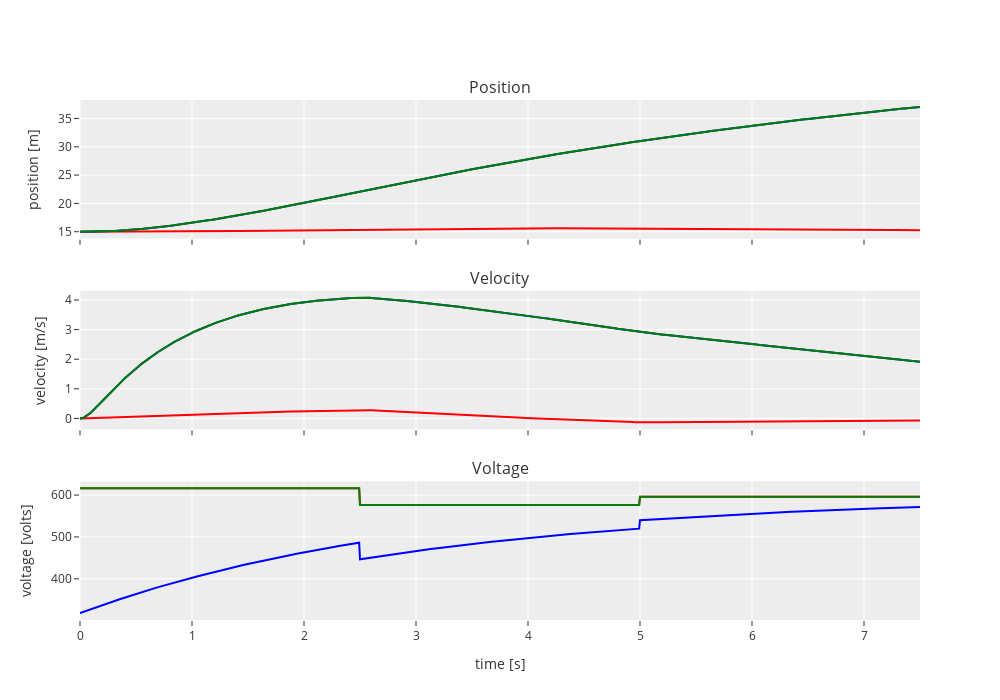

The cell this chart's notebook holds for it:
### Markdown cell above
### Plotting the Linear and Non-Linear Evators Together

### Code cell
x = 15
doublet_magnitude = 20

doublet_dt = 5
# create the time vector
t = np.linspace(0, doublet_dt / 2 * 3, 1000)
# create the elevator object
l_elevator = LinearElevator(x=x, 
                            doublet_c=doublet_magnitude, 
                            doublet_d_t=doublet_dt)

x0 = np.array([l_elevator.x.magnitude, 0, l_elevator.i_bar.magnitude, l_elevator.r_bar.magnitude])

# create the 
l_s = solve_ivp(l_elevator.f(), y0=x0, max_step=0.01, t_span=(t[0], t[-1]))


nl_elevator = NonLinearElevator(
    x, doublet_c=doublet_magnitude, doublet_d_t=doublet_dt)

nl_s = solve_ivp(nl_elevator.f(), y0=x0, t_span=(t[0], t[-1]), max_step=0.01, )

nl_sd = solve_ivp(nl_elevator.f(), y0=x0, t_span=(t[0], t[-1]), max_step=0.01, args=(False, ))


fig = make_subplots(rows=3, cols=1,
                        shared_xaxes=True,
                        vertical_spacing=0.1,
                        subplot_titles=("Position", "Velocity", "Voltage"))

fig.add_trace(go.Scatter(x=l_s.t, y=l_s.y[0], line=dict(color='red')), row=1, col=1)
fig.add_trace(go.Scatter(x=l_s.t, y=l_s.y[1], line=dict(color='red')), row=2, col=1)
fig.add_trace(go.Scatter(x=t, y=[l_elevator.doublet(_t, ).magnitude for _t in t], line=dict(color='red')), row=3, col=1)

fig.add_trace(go.Scatter(x=nl_s.t, y=nl_s.y[0], line=dict(color='blue')), row=1, col=1)
fig.add_trace(go.Scatter(x=nl_s.t, y=nl_s.y[1], line=dict(color='blue')), row=2, col=1)
fig.add_trace(go.Scatter(x=t, y=[nl_elevator.doublet(_t, ).magnitude for _t in t], line=dict(color='blue')), row=3, col=1)

fig.add_trace(go.Scatter(x=nl_sd.t, y=nl_sd.y[0], line=dict(color='green')), row=1, col=1)
fig.add_trace(go.Scatter(x=nl_sd.t, y=nl_sd.y[1], line=dict(color='green')), row=2, col=1)
fig.add_trace(go.Scatter(x=t, y=[nl_elevator.doublet(_t, False).magnitude for _t in t], line=dict(color='green')), row=3, col=1)



fig.update_layout(
    showlegend=False,
    # title=f"Initial Position={round(elevator.x, 1)}  |  Voltage={round(elevator.v_bar, 2)} ± {round(elevator.doublet_c, 2)}",
    height=700,
    width=1000,
    xaxis3=dict(title="time [s]"),
    yaxis=dict(title='position [m]'),
    yaxis2=dict(title='velocity [m/s]'),
    yaxis3=dict(title='voltage [volts]')
)

### Figure 1 — Plotly figure (JSON) as saved in the notebook; plotly's stock layout.template omitted (floating-point values rounded to 4 significant figures; data arrays with more than 128 entries replaced by an {"elided": "..."} marker saying what was removed)
{"data": [{"line": {"color": "red"}, "type": "scatter", "x": {"elided": "752 float values"}, "xaxis": "x", "y": {"elided": "752 float values"}, "yaxis": "y"}, {"line": {"color": "red"}, "type": "scatter", "x": {"elided": "752 float values"}, "xaxis": "x2", "y": {"elided": "752 float values"}, "yaxis": "y2"}, {"line": {"color": "red"}, "type": "scatter", "x": {"elided": "1000 float values"}, "xaxis": "x3", "y": {"elided": "1000 float values"}, "yaxis": "y3"}, {"line": {"color": "blue"}, "type": "scatter", "x": {"elided": "752 float values"}, "xaxis": "x", "y": {"elided": "752 float values"}, "yaxis": "y"}, {"line": {"color": "blue"}, "type": "scatter", "x": {"elided": "752 float values"}, "xaxis": "x2", "y": {"elided": "752 float values"}, "yaxis": "y2"}, {"line": {"color": "blue"}, "type": "scatter", "x": {"elided": "1000 float values"}, "xaxis": "x3", "y": {"elided": "1000 float values"}, "yaxis": "y3"}, {"line": {"color": "green"}, "type": "scatter", "x": {"elided": "752 float values"}, "xaxis": "x", "y": {"elided": "752 float values"}, "yaxis": "y"}, {"line": {"color": "green"}, "type": "scatter", "x": {"elided": "752 float values"}, "xaxis": "x2", "y": {"elided": "752 float values"}, "yaxis": "y2"}, {"line": {"color": "green"}, "type": "scatter", "x": {"elided": "1000 float values"}, "xaxis": "x3", "y": {"elided": "1000 float values"}, "yaxis": "y3"}], "layout": {"annotations": [{"font": {"size": 16}, "showarrow": false, "text": "Position", "x": 0.5, "xanchor": "center", "xref": "paper", "y": 1, "yanchor": "bottom", "yref": "paper"}, {"font": {"size": 16}, "showarrow": false, "text": "Velocity", "x": 0.5, "xanchor": "center", "xref": "paper", "y": 0.6333, "yanchor": "bottom", "yref": "paper"}, {"font": {"size": 16}, "showarrow": false, "text": "Voltage", "x": 0.5, "xanchor": "center", "xref": "paper", "y": 0.2667, "yanchor": "bottom", "yref": "paper"}], "height": 700, "showlegend": false, "width": 1000, "xaxis": {"anchor": "y", "domain": [0, 1], "matches": "x3", "showticklabels": false}, "xaxis2": {"anchor": "y2", "domain": [0, 1], "matches": "x3", "showticklabels": false}, "xaxis3": {"anchor": "y3", "domain": [0, 1], "title": {"text": "time [s]"}}, "yaxis": {"anchor": "x", "domain": [0.7333, 1], "title": {"text": "position [m]"}}, "yaxis2": {"anchor": "x2", "domain": [0.3667, 0.6333], "title": {"text": "velocity [m/s]"}}, "yaxis3": {"anchor": "x3", "domain": [0, 0.2667], "title": {"text": "voltage [volts]"}}}}
